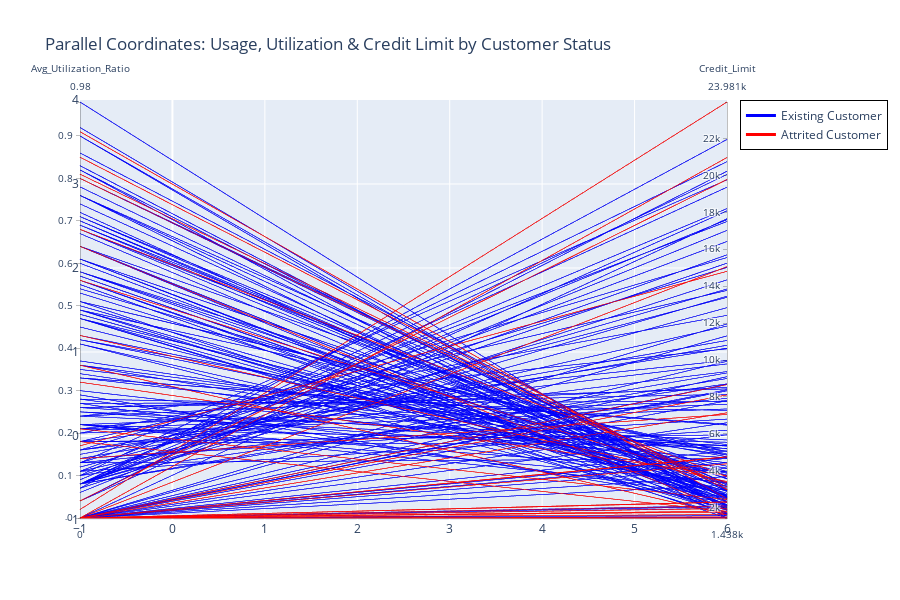

The notebook cell this image was saved under:
### Markdown cell above
The scatter plot allows for the visualisation of

### Code cell
bc_numeric = bc.copy()
bc_numeric['Customer_Status_Numeric'] = bc['Customer_Status'].map({
    'Existing Customer': 0, 
    'Attrited Customer': 1
})

fig = px.parallel_coordinates(bc_numeric, 
                            dimensions=['Avg_Utilization_Ratio', bc.columns[-1], 'Credit_Limit'],
                            color='Customer_Status_Numeric',
                            title='Parallel Coordinates: Usage, Utilization & Credit Limit by Customer Status',
                            color_continuous_scale=[[0, 'blue'], [1, 'red']])

# Remove the default colorbar
fig.update_coloraxes(showscale=False)

# Add custom legend using dummy traces
fig.add_trace(go.Scatter(x=[None], y=[None], mode='lines',
                        line=dict(color='blue', width=3),
                        name='Existing Customer',
                        showlegend=True))

fig.add_trace(go.Scatter(x=[None], y=[None], mode='lines',
                        line=dict(color='red', width=3),
                        name='Attrited Customer',
                        showlegend=True))

fig.update_layout(
    width=900,
    height=600,
    legend=dict(
        x=1.02,
        y=1,
        bgcolor='rgba(255,255,255,0.8)',
        bordercolor='black',
        borderwidth=1
    ),
    margin=dict(r=150)
)

fig.show()

### Figure 1 — Plotly figure (JSON) as saved in the notebook; plotly's stock layout.template omitted (floating-point values rounded to 4 significant figures; data arrays with more than 128 entries replaced by an {"elided": "..."} marker saying what was removed)
{"data": [{"dimensions": [{"label": "Avg_Utilization_Ratio", "values": {"elided": "196 float values"}}, {"label": "Credit_Limit", "values": {"elided": "196 float values"}}], "domain": {"x": [0, 1], "y": [0, 1]}, "line": {"color": {"elided": "196 int values"}, "coloraxis": "coloraxis"}, "name": "", "type": "parcoords"}, {"line": {"color": "blue", "width": 3}, "mode": "lines", "name": "Existing Customer", "showlegend": true, "type": "scatter", "x": [null], "y": [null]}, {"line": {"color": "red", "width": 3}, "mode": "lines", "name": "Attrited Customer", "showlegend": true, "type": "scatter", "x": [null], "y": [null]}], "layout": {"coloraxis": {"colorbar": {"title": {"text": "Customer_Status_Numeric"}}, "colorscale": [[0, "blue"], [1, "red"]], "showscale": false}, "height": 600, "legend": {"bgcolor": "rgba(255,255,255,0.8)", "bordercolor": "black", "borderwidth": 1, "tracegroupgap": 0, "x": 1.02, "y": 1}, "margin": {"r": 150}, "title": {"text": "Parallel Coordinates: Usage, Utilization & Credit Limit by Customer Status"}, "width": 900}}
